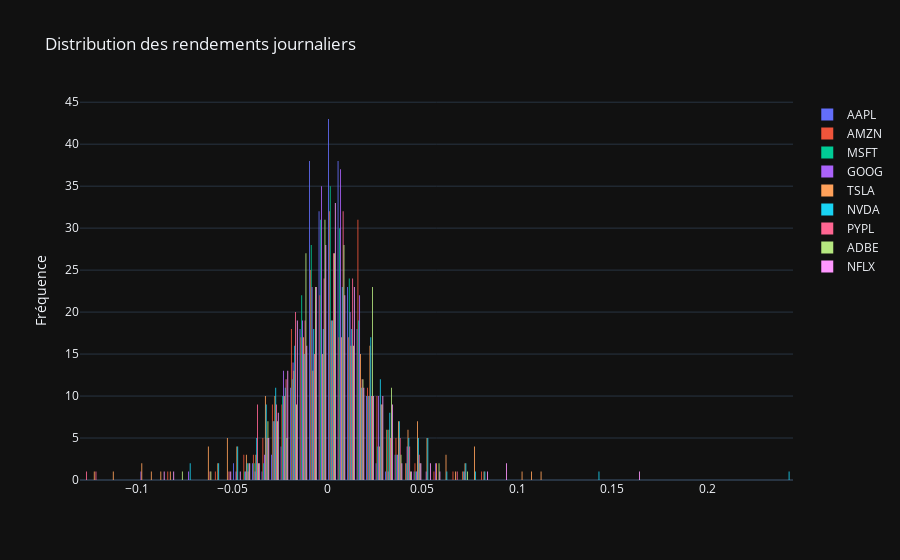

Notebook source saved alongside this figure:
### Markdown cell above
Ici nous avons accès aux réalisations des rendements $R_i(\omega)$ et nous voulons estimer les paramètres de la distribution des rendements ($\mu$ et $\sigma$).

### Code cell
# Returns distribution
fig = go.Figure()
for a in assets:
    fig.add_trace(go.Histogram(x=returns[a], name=a))
fig.update_layout(title='Distribution des rendements journaliers', yaxis_title='Fréquence')
fig.show()

### Figure 1 — Plotly figure (JSON) as saved in the notebook; plotly's stock layout.template omitted (floating-point values rounded to 4 significant figures; data arrays with more than 128 entries replaced by an {"elided": "..."} marker saying what was removed)
{"data": [{"name": "AAPL", "type": "histogram", "x": {"elided": "251 float values"}}, {"name": "AMZN", "type": "histogram", "x": {"elided": "251 float values"}}, {"name": "MSFT", "type": "histogram", "x": {"elided": "251 float values"}}, {"name": "GOOG", "type": "histogram", "x": {"elided": "251 float values"}}, {"name": "TSLA", "type": "histogram", "x": {"elided": "251 float values"}}, {"name": "NVDA", "type": "histogram", "x": {"elided": "251 float values"}}, {"name": "PYPL", "type": "histogram", "x": {"elided": "251 float values"}}, {"name": "ADBE", "type": "histogram", "x": {"elided": "251 float values"}}, {"name": "NFLX", "type": "histogram", "x": {"elided": "251 float values"}}], "layout": {"title": {"text": "Distribution des rendements journaliers"}, "yaxis": {"title": {"text": "Fréquence"}}}}
